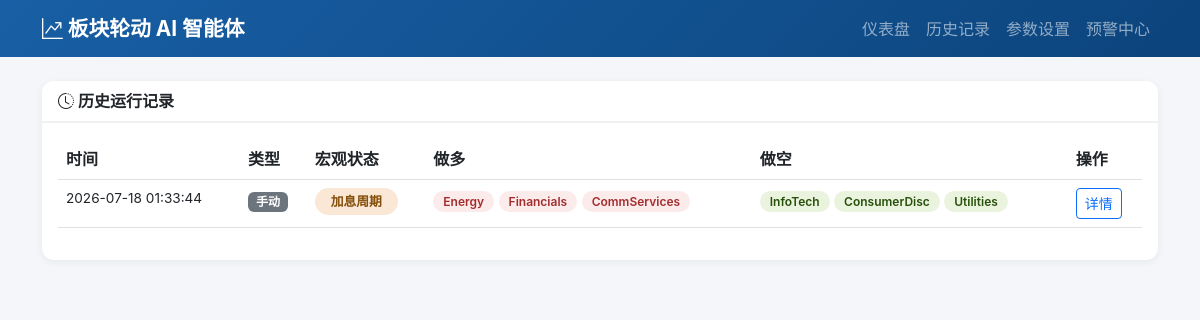
Screenshot of /run/4 with the database file from the repository.
### tables this page shows
CREATE TABLE runs (
            id INTEGER PRIMARY KEY AUTOINCREMENT,
            run_time TEXT NOT NULL,
            run_type TEXT DEFAULT 'manual',
            regime TEXT NOT NULL,
            regime_cn TEXT,
            weights TEXT,
            macro_state TEXT,
            executive_summary TEXT,
            scores_json TEXT,
            longs TEXT,
            shorts TEXT,
            reasoning_json TEXT,
            scenarios_json TEXT,
            backtest_stats TEXT
        );

### app.py (the view)
@app.route("/run/<int:run_id>")
def run_detail(run_id):
    run = db.get_run_by_id(run_id)
    if not run:
        return "Not found", 404
    run["longs_list"] = json.loads(run["longs"]) if run["longs"] else []
    run["shorts_list"] = json.loads(run["shorts"]) if run["shorts"] else []
    return render_template("history.html", runs=[run], selection_changes=[])

### database.py (called while the page is built)
def _get_conn():
    os.makedirs(os.path.dirname(DB_PATH), exist_ok=True)
    return sqlite3.connect(DB_PATH)

def get_run_by_id(run_id):
    conn = _get_conn()
    conn.row_factory = sqlite3.Row
    c = conn.cursor()
    c.execute("SELECT * FROM runs WHERE id = ?", (run_id,))
    row = c.fetchone()
    conn.close()
    return dict(row) if row else None

### templates/history.html (shortened to what this page needs)
{% extends "base.html" %}
{% block content %}
<div class="card">
    <div class="card-header"><i class="bi bi-clock-history"></i> 历史运行记录</div>
    <div class="card-body">
        {% if runs %}
        <table class="table table-hover">
            <thead>
                <tr>
                    <th>时间</th>
                    <th>类型</th>
                    <th>宏观状态</th>
                    <th>做多</th>
                    <th>做空</th>
                    <th>操作</th>
                </tr>
            </thead>
            <tbody>
                {% for r in runs %}
                <tr>
                    <td style="font-size:0.85rem;">{{ r.run_time[:19] | replace('T', ' ') }}</td>
                    <td>
                        {% if r.run_type == 'auto' %}
                        <span class="badge bg-info">自动</span>
                        {% else %}
                        <span class="badge bg-secondary">手动</span>
                        {% endif %}
                    </td>
                    <td><span class="regime-badge regime-{{ r.regime }}" style="font-size:0.8rem;">{{ r.regime_cn }}</span></td>
                    <td>
                        {% for l in r.longs_list %}
                        <span class="tag-long">{{ l }}</span>
                        {% endfor %}
                    </td>
                    <td>
                        {% for s in r.shorts_list %}
                        <span class="tag-short">{{ s }}</span>
                        {% endfor %}
                    </td>
                    <td><a href="/run/{{ r.id }}" class="btn btn-sm btn-outline-primary">详情</a></td>
                </tr>
                {% endfor %}
            </tbody>
        </table>
        {% else %}
        <p class="text-center text-muted py-4">暂无历史记录</p>
        {% endif %}
    </div>
</div>
{% endblock %}

### templates/base.html (style rules this page uses)
:root { --red:#A32D2D; --green:#27500A; --blue:#185FA5; --orange:#BA7517; }
body { font-family:-apple-system,BlinkMacSystemFont,"PingFang SC","Noto Sans SC",sans-serif; background:#f5f6fa; }
.card { border:none; border-radius:12px; box-shadow:0 2px 8px rgba(0,0,0,0.06); margin-bottom:16px; }
.card-header { background:#fff; border-bottom:2px solid #f0f0f0; font-weight:600; border-radius:12px 12px 0 0 !important; }
.tag-long { background:#fcebeb; color:var(--red); padding:3px 10px; border-radius:12px; font-size:12px; font-weight:600; }
.tag-short { background:#eaf3de; color:var(--green); padding:3px 10px; border-radius:12px; font-size:12px; font-weight:600; }
.regime-badge { font-size:1.1rem; padding:6px 16px; border-radius:20px; font-weight:700; }
.regime-Hiking { background:#fae7d6; color:#854f0b; }

### rows the page displays
runs: run_time "2026-07-18 01:33:44", run_type "手动", regime_cn "加息周期", longs_list "Energy" "Financials" "CommServices", shorts_list "InfoTech" "ConsumerDisc" "Utilities"
